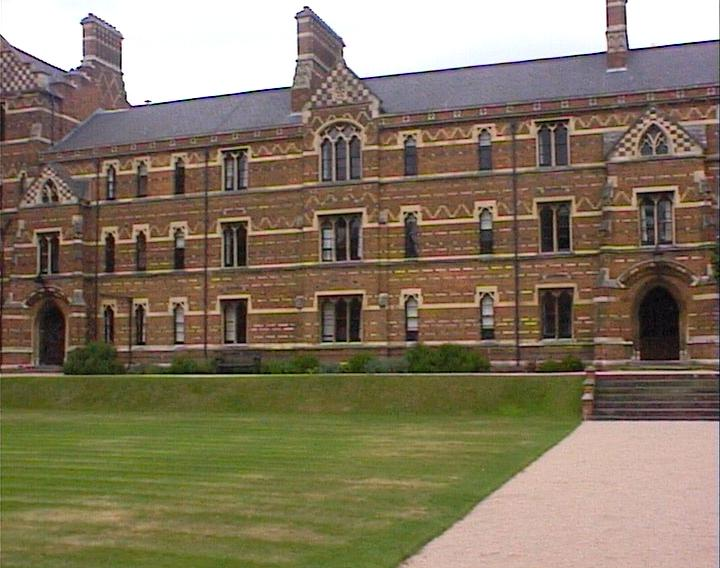
%> input picture cv-assn4-laptop/keble_a.jpg, 720 x 568 px
$ octave matlab_script2_left_image.m   (GNU Octave 9; MATLAB toolbox functions it lacks are replaced by stand-ins)
%> lines starting %> are read from the running program, lines starting %| are printed output that depends on the picture
% clc, clear, close all;
% Processing between image 2 and 3

% Instantiate Img object
Img img(3);

% Read images
img(1).pixels = imread('keble_a.jpg');
img(2).pixels = imread('keble_b.jpg');
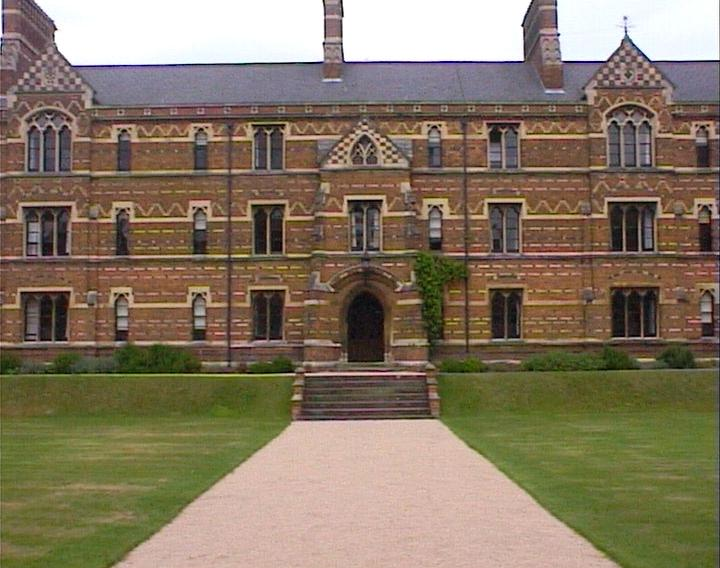
%> input picture cv-assn4-laptop/keble_b.jpg, 720 x 568 px

% Grayscale
img(1).pixels_gray = rgb2gray(img(1).pixels);
img(2).pixels_gray = rgb2gray(img(2).pixels);

% STEP 1: Find features
load('corners.mat'); % Provided corners
img(1).corners_provided = corners_left
img(2).corners_provided = corners_center

% Look at corners:
figure(1)
for i = 1:2
    subplot(2,1,i), imshow(img(i).pixels), hold on;
    draw_corners(img(i).pixels, img(i).corners_provided);
end
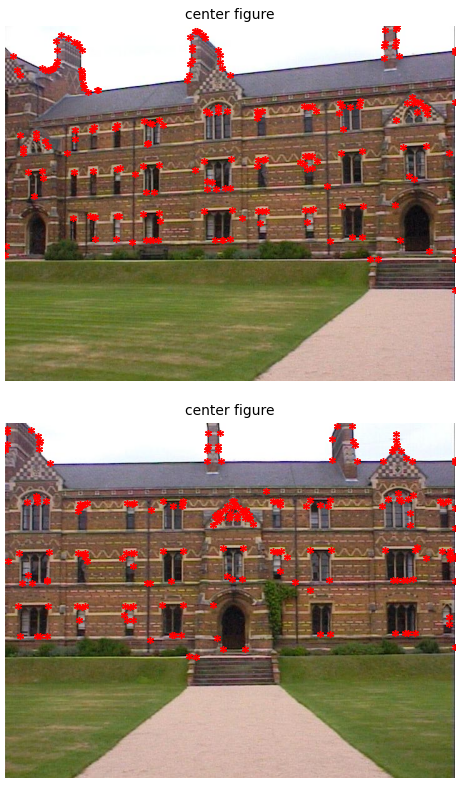
%> figure redrawn from the program's plot data, 2 panels

% STEP 2: Extract descriptors:
%> the run ends on the next line
[img(1).desc, img(1).valid_points] = extractFeatures(img(1).pixels_gray, img(1).corners_provided);
% [82 lines not run here, left out]
function draw_corners(img, corners)
    % img is a 3D array where the 4th dimension is the exact image
    imshow(img); hold on; title('center figure');
    x_coordinates = corners(:,1);
    y_coordinates = corners(:,2);
    plot(x_coordinates, y_coordinates, 'r*', 'LineWidth', 0.5, 'MarkerSize', 5);
end
